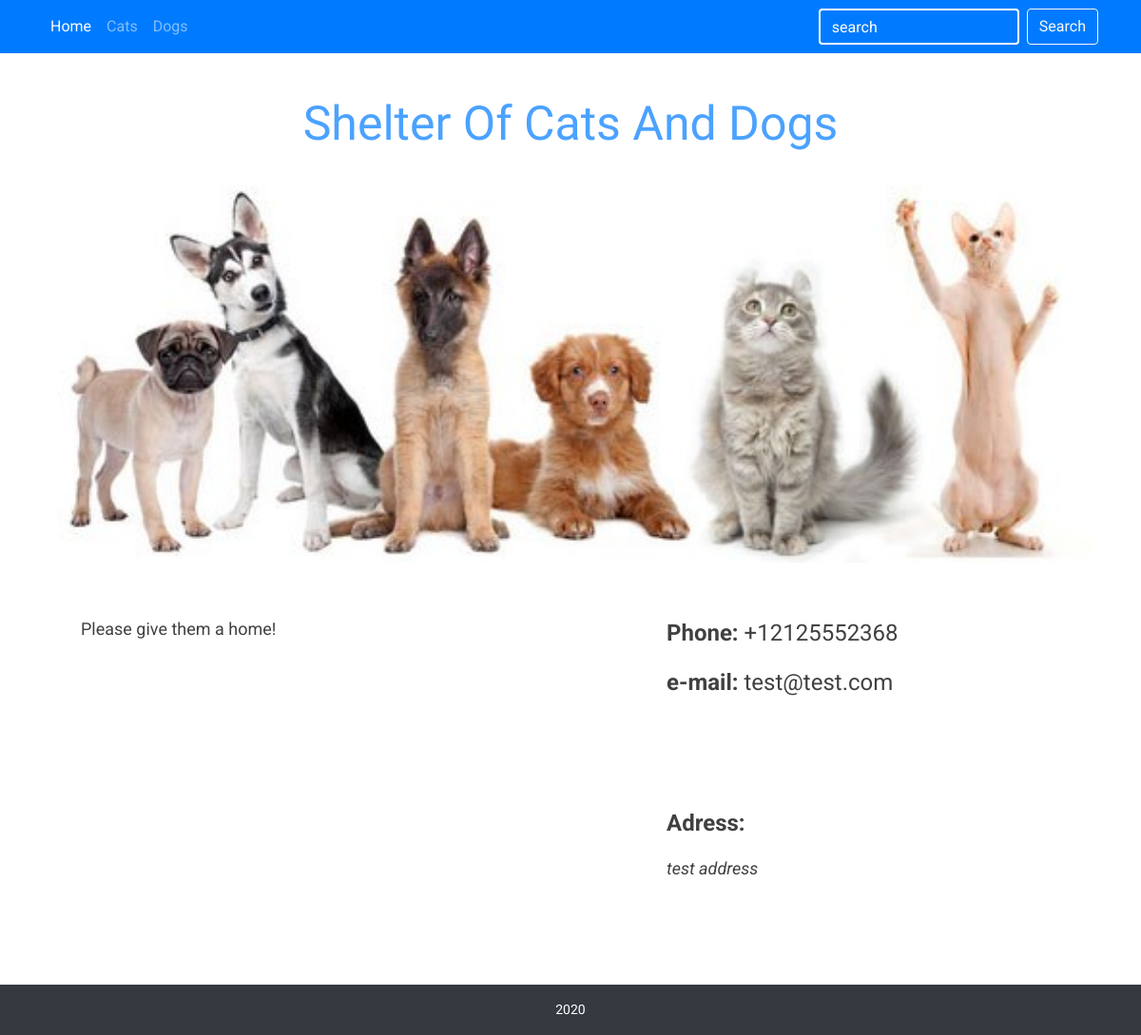
The page / on the database its author committed.
### infopages/models.py (models this page shows)
class MainPage(models.Model):
    title = models.CharField(max_length=128)
    page_text = models.TextField()
    phone_number = PhoneNumberField()
    email = models.EmailField(max_length=128)
    location = models.TextField()

### infopages/views.py (the view)
# urls.py: path('', index),
def index(request):
    template = loader.get_template('index.html')
    main_page = MainPage.objects.first()
    data = {'content': main_page, 'HomeActive': 'active'}
    return HttpResponse(template.render(data, request))

### infopages/templates/index.html (shortened to what this page needs)
{% extends 'base.html' %}
{% load static %}
{% block cssImport %}
<link rel="stylesheet" href="{% static 'CSS/index.css' %}">
{% endblock %}
{% block content %}
<div class="rov">
    <div class="col">
        <h1 class="text-center text-primary">{{ content.title }}</h1>
    </div>
</div>
<div class="row">
    <div class="col-lg-12">
        <img class="main-img mt-4" src="{% static 'IMG/X-sbDKnenp4.jpg' %}" alt="pets">
    </div>
</div>
<div class="row">
    <div class="col-lg-6">
        <p class="main-page-text border-primary">{{ content.page_text }}</p>
    </div>
    <div class="col-lg-6">
        <div class="mx-auto main-page-text contacts border-primary">
            <div class="contacts-wrapper">
                <p class=""><span class="font-weight-bold">Phone:</span> {{ content.phone_number }}</p>
                <p class=""><span class="font-weight-bold">e-mail:</span> {{ content.email }}</p>
            </div>
        </div>
        <div class="main-page-text border-primary contacts">
            <div class="contacts-wrapper">
                <p class="font-weight-bold">Adress:</p>
                <div class="adress">
                    <p>{{ content.location|linebreaks }}</p>
                </div>
            </div>
        </div>
    </div>
</div>
{% endblock %}

### Site/static/CSS/main.css (style rules this page uses)
html { position: relative; min-height: 100%; }
body { font-family: 'Roboto', sans-serif; margin-bottom: 90px; min-width: 480px; }

### infopages/static/CSS/index.css (style rules this page uses)
h1 { font-family: 'Leckerli One', cursive; text-transform: capitalize; font-size: 50px; opacity: 0.7; }
.main-img { width: 100%; height: 400px; object-fit: cover; }
.main-page-text { border-radius: 12px; padding: 40px 40px; margin: 16px 0; }
.main-page-text { font-size: 18px; color: rgba(0, 0, 0, 0.75); }
.contacts-wrapper { width: 90%; height: auto; margin-left: auto; }
.contacts { font-size: 24px; }
.adress { font-size: 18px; font-style: italic; }

### rows shown on the page
MainPage: title "Shelter Of Cats And Dogs", page_text "Please give them a home!", phone_number "+12125552368", email "test@test.com", location "test address"
